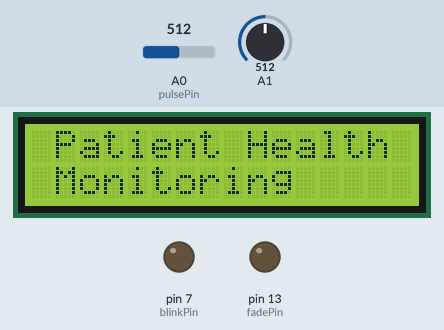
A sketch run on a simulated Arduino Uno, built with avr-gcc and run on an emulated ATmega328P. Shown: 16×2 character LCD, output pins drawn as LEDs (lit = HIGH). The inputs (shaded band) are chosen by the test bench; at power-on: A0 (pulsePin) = 512, A1 = 512. The modem accepts every AT command (registered, SIM ready, sends succeed) and sends nothing else; what the sketch prints to the serial monitor is not drawn.

Above: at 0.1 s.
At 4.1 s:
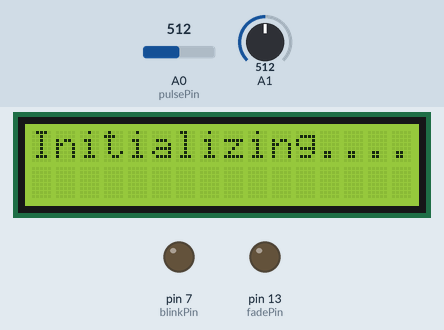
At 9.1 s:
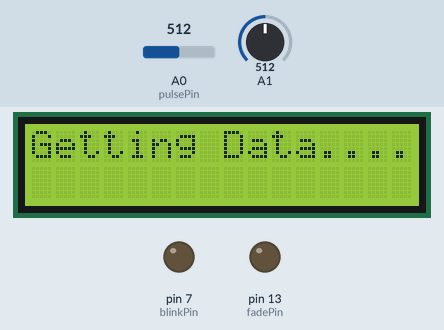
At 20.2 s:
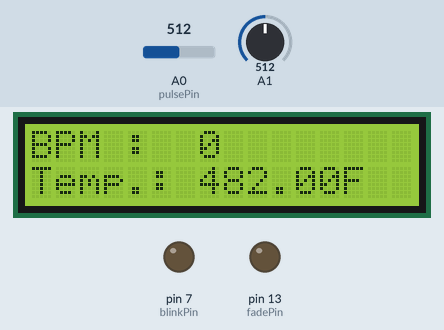

The sketch:

iot_patient_health_monitoring_code.ino
```cpp
#include <LiquidCrystal.h>
LiquidCrystal lcd(12, 11, 5, 4, 3, 2);
#include <SoftwareSerial.h>
float pulse = 0;
float temp = 0;
SoftwareSerial ser(9,10);
String apiKey = "NR8ZNKWWL6J6BRMR";


int pulsePin = A0;
int blinkPin = 7 ;
int fadePin = 13;
int fadeRate = 0;

volatile int BPM;
volatile int Signal;
volatile int IBI = 600;
volatile boolean Pulse = false;
volatile boolean QS = false;

static boolean serialVisual = true;
volatile int rate[10];
volatile unsigned long sampleCounter = 0;
volatile unsigned long lastBeatTime = 0;
volatile int P = 512;
volatile int T = 512;
volatile int thresh = 525;
volatile int amp = 100;
volatile boolean firstBeat = true;
volatile boolean secondBeat = false;

void setup()
{
lcd.begin(16, 2);
pinMode(blinkPin,OUTPUT);
pinMode(fadePin,OUTPUT);
Serial.begin(115200);
interruptSetup();

lcd.clear();
lcd.setCursor(0,0);
lcd.print(" Patient Health");
lcd.setCursor(0,1);
lcd.print(" Monitoring ");
delay(4000);
lcd.clear();
lcd.setCursor(0,0);
lcd.print("Initializing....");
delay(5000);
lcd.clear();
lcd.setCursor(0,0);
lcd.print("Getting Data....");
ser.begin(115200);
ser.println("AT");
delay(1000);
ser.println("AT+GMR");
delay(1000);
ser.println("AT+CWMODE=3");
delay(1000);
ser.println("AT+RST");
delay(5000);
ser.println("AT+CIPMUX=1");
delay(1000);

String cmd="AT+CWJAP=\"Eagle\",\"nitish266\"";
ser.println(cmd);
delay(1000);
ser.println("AT+CIFSR");
delay(1000);
}


void loop()
{
serialOutput();
if (QS == true)
{


fadeRate = 255;
serialOutputWhenBeatHappens();
QS = false;
}
ledFadeToBeat();
delay(20);
read_temp();
esp_8266();
}
void ledFadeToBeat()
{
fadeRate -= 15;
fadeRate = constrain(fadeRate,0,255);
analogWrite(fadePin,fadeRate);
}
void interruptSetup()
{

TCCR2A = 0x02;
TCCR2B = 0x06;
OCR2A = 0X7C;
TIMSK2 = 0x02;
sei(); //
}
void serialOutput()
{
if (serialVisual == true)
{
arduinoSerialMonitorVisual('-', Signal);
}
else
{
sendDataToSerial('S', Signal);
}
}
void serialOutputWhenBeatHappens()
{
if (serialVisual == true)
{
Serial.print("*** Heart-Beat Happened *** ");
Serial.print("BPM: ");
Serial.println(BPM);
}
else
{
sendDataToSerial('B',BPM);
sendDataToSerial('Q',IBI);
}
}
void arduinoSerialMonitorVisual(char symbol, int data )
{
const int sensorMin = 0;
const int sensorMax = 1024;
int sensorReading = data;
int range = map(sensorReading, sensorMin, sensorMax, 0, 11);

switch (range)
{
case 0:
Serial.println("");
break;
case 1:
Serial.println("---");
break;
case 2:
Serial.println("------");
break;
case 3:
Serial.println("---------");
break;
case 4:
Serial.println("------------");
break;
case 5:
Serial.println("--------------|-");
break;
case 6:
Serial.println("--------------|---");
break;
case 7:
Serial.println("--------------|-------");
break;
case 8:
Serial.println("--------------|----------");
break;
case 9:
Serial.println("--------------|----------------");
break;
case 10:
Serial.println("--------------|-------------------");
break;
case 11:
Serial.println("--------------|-----------------------");
break;
}
}

void sendDataToSerial(char symbol, int data )
{
Serial.print(symbol);
Serial.println(data);
}
ISR(TIMER2_COMPA_vect)
{
cli();
Signal = analogRead(pulsePin);
sampleCounter += 2;
int N = sampleCounter - lastBeatTime;

if(Signal < thresh && N > (IBI/5)*3)
{
if (Signal < T)
{
T = Signal;
}
}
if(Signal > thresh && Signal > P)
{
P = Signal;
}
if (N > 250)
{
if ( (Signal > thresh) && (Pulse == false) && (N > (IBI/5)*3) )
{
Pulse = true;
digitalWrite(blinkPin,HIGH);
IBI = sampleCounter - lastBeatTime;
lastBeatTime = sampleCounter;

if(secondBeat)
{
secondBeat = false;
for(int i=0; i<=9; i++)
{
rate[i] = IBI;
}
}
if(firstBeat)
{
firstBeat = false;
secondBeat = true;
sei();
return;
}

word runningTotal = 0;
for(int i=0; i<=8; i++)
{
rate[i] = rate[i+1];
runningTotal += rate[i];
}
rate[9] = IBI;
runningTotal += rate[9];
runningTotal /= 10;
BPM = 60000/runningTotal;
QS = true;

pulse = BPM;
}
}
if (Signal < thresh && Pulse == true)
{
digitalWrite(blinkPin,LOW);
Pulse = false;
amp = P - T;
thresh = amp/2 + T;
P = thresh;
T = thresh;
}
if (N > 2500)
{
thresh = 512;
P = 512;
T = 512;
lastBeatTime = sampleCounter;
firstBeat = true;
secondBeat = false;
}
sei();
}
void esp_8266()
{

String cmd = "AT+CIPSTART=4,\"TCP\",\"";
cmd += "184.106.153.149";
cmd += "\",80";
ser.println(cmd);
Serial.println(cmd);
if(ser.find("Error"))
{
Serial.println("AT+CIPSTART error");
return;
}
String getStr = "GET /update?api_key=";
getStr += apiKey;
getStr +="&field1=";
getStr +=String(temp);
getStr +="&field2=";
getStr +=String(pulse);
getStr += "\r\n\r\n";
// send data length
cmd = "AT+CIPSEND=4,";
cmd += String(getStr.length());
ser.println(cmd);
Serial.println(cmd);
delay(1000);
ser.print(getStr);
Serial.println(getStr);
delay(3000);
}
void read_temp()
{
int temp_val = analogRead(A1);
float mv = (temp_val/1024.0)*5000;
float cel = mv/10;
temp = (cel*9)/5 + 32;
Serial.print("Temperature:");
Serial.println(temp);
lcd.clear();
lcd.setCursor(0,0);
lcd.print("BPM :");
lcd.setCursor(7,0);
lcd.print(BPM);
lcd.setCursor(0,1);
lcd.print("Temp.:");
lcd.setCursor(7,1);
lcd.print(temp);
lcd.setCursor(13,1);
lcd.print("F");
}
```

Measured:
- what the display in image 1 shows lasts 5.0 s, from 4.1 s to 9.1 s
- what the display in image 2 shows lasts 11.0 s, from 9.1 s to 20.1 s
